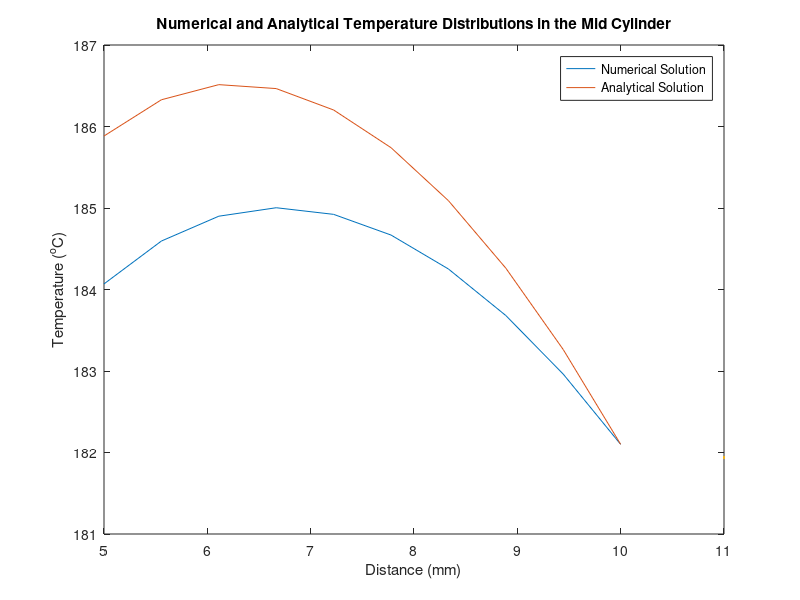

Source code (MATLAB):
%{
MAE 131A Numerical Homework 1
Written by Jake Sudduth and Juni Mireles, 10/16/2025
<=========================================================================>
Creates a 1D mesh and solves the heat equation for a hollow cylinder with
an outer shell. Heat flux into the center of the tube, heat generation in
the mid portion, and a thin outer metal layer with convection boundary.
Compares with analytical solution and calculates error depending on the
number of nodes
<=========================================================================>
%}
clc; close all; clear all;

%Defining constants
r1 = 5e-3;
r2 = 10e-3;
r3 = 11e-3;
%Inner, outer, and metal radii
k = 1.9;
kg = 25;
%Thermal Conductivity of mid portion and metal
Tinf = 180+273;%K
h = 2000;     %W/m^2/K
qdot = 1.4e6;  %W/m^3
q_in = -2000;  %W/m^2
%Convection temp and coeff, volumetric heat gen in tube, and heat flux to
%inner portion of the tube all in SI units.

%First model is run for the mid portion of the tube, for which the heat
%flux into the center is known and the temperature at the interface with
%the metal is taken to be T2

%Defining number of nodes
n_mid = 10;
%Known temperature at the interface of middle and metal
T2 = 182.1 + 273;
%Known temperature at the metal and convection interface
T3 = 181.93 + 273;
%Distance between nodes
dr = (r2-r1)/n_mid;
%Creating nodes for metal
n_met = (r3-r2)/dr;
%Creating a vector of each node location
r = linspace(r1,r2,n_mid);

%%
%For interior nodes,
n_unk = n_mid - 2;

%Simplifying variable
S = -qdot/k*dr^2;

%Creating A and C matrices for solving equations, [A][T]=[C]
%Check the hand work to understand where these come from
A = zeros(n_mid);
C = zeros(n_mid,1);

%Creating the A matrix for interior nodes, the one multiplying the temperatures
for i = 2:n_mid - 1
    A(i,i) = -2;
    A(i,i-1) = (1 - dr / (2*r(i)) );
    A(i,i+1) = (1 + dr / (2*r(i)) );
end

%Creating the C matrix, the right hand side of the equation
for i = 1:n_mid
    if i == 1, C(i) = -q_in*dr/k;
    elseif i == n_mid, C(i) = T2;
    else, C(i) = S;
    end
end

%Adding in boundary conditions
A(1,1) = -1;
A(1,2) = 1;
A(n_mid,n_mid) = 1;

%Calculating Temperature
T = A\C;  %This looks backwards but is how matlab works

%Now find the temperature in the metal given the temperature and convective
%boundary condition on the outside







%Plotting the temperature over the radius
figure(1)
plot(r*10^3,T-273)
xlabel("Distance (mm)")
ylabel("Temperature (^oC)")

%%
%Plotting the analytical solution

%Temperature distribution in the mid portion
%Creating radius vector
ra = linspace(r1,r2,n_mid);
%Constants found by hand
C1 = -r1/k * (q_in - qdot/2*r1);
C2 = T2 + qdot/4/k * r2^2 - C1*log(r2);
%Temperature distribution from heat equation
Ta = -qdot/4/k*ra.^2 + C1.*log(ra) + C2;

%Temperature distribution in the metal sheet
%Creating radius vector
rm = linspace(r2,r3,n_met);
%Constants
C3 = -r3*h*(T3-Tinf);
C4 = T2 - C3/kg*log(r2);
%Temperature distribution
Tam = C3/kg.*log(rm)+C4;

figure(1)
hold on
plot(ra*10^3,Ta-273)
plot(rm*10^3,Tam-273)
legend('Numerical Solution','Analytical Solution')
title('Numerical and Analytical Temperature Distributions in the Mid Cylinder')
hold off
